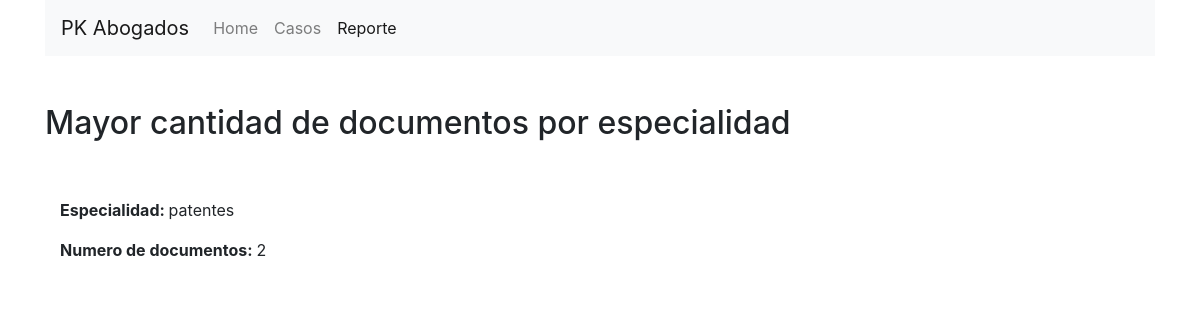
/report/, run on an earlier commit of the app's database.
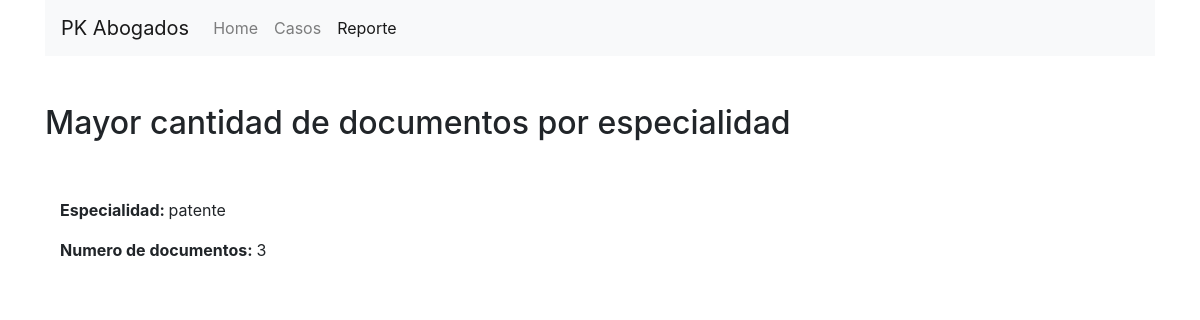
And on a later commit of the database.
### models.py (models this page shows, shortened)
class BusinessFile(db.Model):
    __tablename__ = 'business_file'
    id = db.Column(db.Integer, primary_key=True)
    name = db.Column(db.String, nullable=False)
    gdrive_id = db.Column(db.String, nullable=False)
    type = db.Column(db.String)
    status = db.Column(db.String, nullable=False)
    professional_id = db.Column(db.Integer, db.ForeignKey('professional.id'))
    reviewer = relationship('Professional', back_populates='files')
    user_id = db.Column(db.Integer, db.ForeignKey('user.id'))
    owner = relationship('User', back_populates='cases')

### app.py (the view)
@app.route('/report/')
def get_report():
    business_files = db.session.query(models.BusinessFile)
    dict_bf_qty = {}
    for bf in business_files:
        if not dict_bf_qty.get(bf.type):
            dict_bf_qty[bf.type] = 1
        else:
            dict_bf_qty[bf.type] += 1
    count = (0, '')
    for type in dict_bf_qty.keys():
        if dict_bf_qty.get(type) > count[0]:
            count = (dict_bf_qty.get(type), type)
    return render_template('report.html', count=count[0], type=count[1])

### templates/report.html (shortened to what this page needs)
<!DOCTYPE html>
<html>
    <head>
        <link rel="stylesheet" type="text/css" href="https://stackpath.bootstrapcdn.com/bootstrap/4.3.1/css/bootstrap.min.css">
    </head>
    <body>
        <div class="container">
            <nav class="profile navbar navbar-expand-lg navbar-light bg-light">
                <a class="navbar-brand" href="#">PK Abogados</a>
                <div class="collapse navbar-collapse" id="navbarSupportedContent">
                    <ul class="navbar-nav mr-auto">
                     <li class="nav-item">
                        <a class="nav-link" href="{{ '/bfiles' }}" methods="get"> Home </a>
                      </li>
                     <li class="nav-item">
                        <a class="nav-link" href=" {{ '/files' }}"> Casos </a>
                     </li>
                     <li class="nav-item">
                        <a class="nav-link active" href="#"> Reporte </a>
                     </li>
                    </ul>
                </div>
            </nav>
                            <br><br>
            <h2>Mayor cantidad de documentos por especialidad</h2>
            <div class="col-md-4">
                <br><br>
                <dd><p><span class="font-weight-bold">Especialidad: </span>  {{ type }}</p></dd>
                <dd><p><span class="font-weight-bold">Numero de documentos: </span> {{ count }}</p></dd>
            </div>
        </div>
    <body>
</html>

What changed in the data, as far as the page shows it:
changed BusinessFile: type "patentes" → "patente"
Also different on the page:
{{ count }}: "2" → "3"
